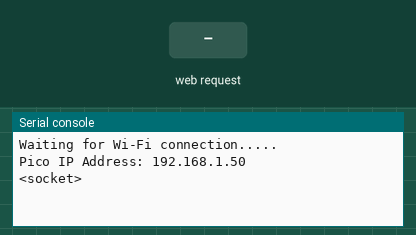
This program was run on a simulated MicroPython board. On the bench: the last lines printed to the serial console. Inputs (shaded band) come from the test bench. WiFi joins after 1.5 s; web requests get an empty 200 reply after 0.4 s.

Above: at 3.2 s.
3.3 s: HTTP request GET /toggle received
At 4.5 s:
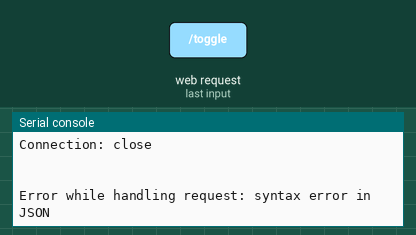
4.8 s: HTTP request GET / received
At 5.5 s:
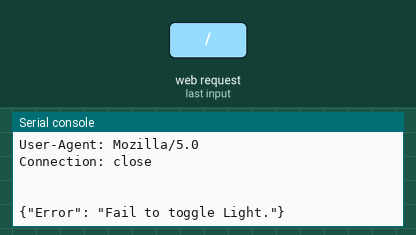

The program:

Server.py
```python
import socket
from machine import Pin, PWM, Timer, I2C, ADC
import time
import network
import urequests
import ujson

# 서버 코드 - 서보 처리
WiFi = "wifiname"
PASSWORD = "pw"
DB_SERVER_URL = "db url"

wlan = network.WLAN(network.STA_IF)
wlan.active(True)

# GPIO 기준 핀 번호
servo1 = PWM(Pin(15))  # GPIO 16번 핀에 연결
servo2 = PWM(Pin(16))

# 서보 모터의 PWM 주파수 설정 (50Hz)
servo1.freq(50)
servo2.freq(50)

# 듀티 사이클 값 설정 (0도, 45도)
duty_start_deg = 1310  # 0도에 해당하는 값 (MG996R 기준)
duty_return_deg = 8200  # 45도에 해당하는 값 (MG996R 기준)
duty_stop_deg = 4755


# 와이파이 연결하기
def connect():
    if not wlan.isconnected():
        wlan.connect(WiFi, PASSWORD)
        print("Waiting for Wi-Fi connection", end="...")
        while not wlan.isconnected():
            print(".", end="")
            time.sleep(1)
    try:
        ip = wlan.ifconfig()[0]
        print("\nPico IP Address:", ip)
        return ip
    except Exception as e:
        print("Error retrieving IP configuration:", e)
        return None

# 소켓 열기
def open_socket(ip):
    address = (ip, 80)
    connection = socket.socket()
    connection.bind(address)
    connection.listen(1)
    print(connection)
    return connection

# 웹서버 구축
def WebServer(connection):
    while True:
        client = connection.accept()[0]
        print(f"Client connected from {client}")
        try:
            request = client.recv(1024).decode()
            print("Request received:", request)

            response_content = ujson.dumps(handle_request(request))
            print(response_content)

            # HTTP 응답 형식 구축
            # 문자열 내 탭도 포함되서 정렬이 이렇다
            response = f"""HTTP/1.1 200 OK\r\n
"Content-Type": "application/json"\r\n
"Content-Length": {len(response_content)}\r\n
"Connection": "close"\r\n\r\n
{response_content}"""

            client.send(response.encode())
        except Exception as e:
            print("Error while handling request:", e)
        finally:
            client.close()


# 클라이언트 측에서 그냥 Toggle
def handle_request(request):
    # 요청 처리 나중에 조건 처리 수정 필요
    if "/toggle" in request:
        state = toggleLight()
        if state[0] == "on":
            servo1.duty_u16(duty_start_deg)
            servo2.duty_u16(duty_start_deg)
            time.sleep(0.5)  # 모터가 0도로 이동할 수 있도록 잠시 대기

            # 서보 모터를 시계방향으로 45도로 설정
            servo1.duty_u16(duty_stop_deg)
            servo2.duty_u16(duty_stop_deg)

        elif state[0] == "off":
            # 서보 모터를 반시계방향으로 다시 0도로 되돌리기
            servo1.duty_u16(duty_return_deg)
            servo2.duty_u16(duty_return_deg)
            time.sleep(0.5)  # 모터가 원래 위치로 되돌아갈 수 있도록 잠시 대기

            servo1.duty_u16(duty_stop_deg)
            servo2.duty_u16(duty_stop_deg)

        response = {"state": f"Light is {state[0]}!",
                    "message": f"Successfully {state[0]}.",
                    "time": f"{state[1]}"}
        return response
    else:
        return {"Error": "Fail to toggle Light."}


def toggleLight():
    request = urequests.get(DB_SERVER_URL + ".json").json()
    lightState = request['state']

    # 나중에 모터 각도 조절하는 로직으로 바꾸는 것 필요
    if lightState == "on":
        toggleTime = time.localtime()
        data = {"state": "off", "toggleTime": f"{toggleTime}"}
        urequests.patch(DB_SERVER_URL + ".json", json=data)
        print("Send Light off Request!")
        return ["off", toggleTime]
    elif lightState == "off":
        toggleTime = time.localtime()
        beforeUseLightTime = urequests.get(DB_SERVER_URL + ".json").json()['toggleTime']

        beforeUseLightTime = eval(beforeUseLightTime)

        offTime = calc_timeDifference(toggleTime, beforeUseLightTime)

        data = {"state": "on", "toggleTime": f"{toggleTime}"}
        urequests.patch(DB_SERVER_URL + ".json", json=data)
        print("Send Light On Request!")
        print("Off time: ", offTime)
        return ["on", offTime]
    else:
        toggleTime = time.localtime()
        data = {"state": "on", "toggleTime": f"{toggleTime}"}
        urequests.post(DB_SERVER_URL + ".json", json=data)
        return ["on", toggleTime]


# 스위치 켜고 껏을 때 시간 차이 계산 출력
def calc_timeDifference(toggleTime, beforeUseLightTime):
    timestamp1 = time.mktime(toggleTime)
    timestamp2 = time.mktime(beforeUseLightTime)

    time_difference = timestamp1 - timestamp2

    hours = 0
    minutes = 0

    if time_difference >= 3600:
        hours = time_difference // 3600
        time_difference = time_difference - (3600 * hours)

    if time_difference >= 60:
        minutes = time_difference // 60
        time_difference = time_difference - (60 * minutes)

    return f"{hours}: {minutes} : {time_difference:01}"


try:
    ip = connect()
    connection = open_socket(ip)
    WebServer(connection)
except KeyboardInterrupt:
    machine.reset()
```

Measured:
- after the input at 3.3 s, the serial console: prints a new line at once (image 1)
- after the input at 4.8 s, the serial console: prints a new line at once (image 2)
